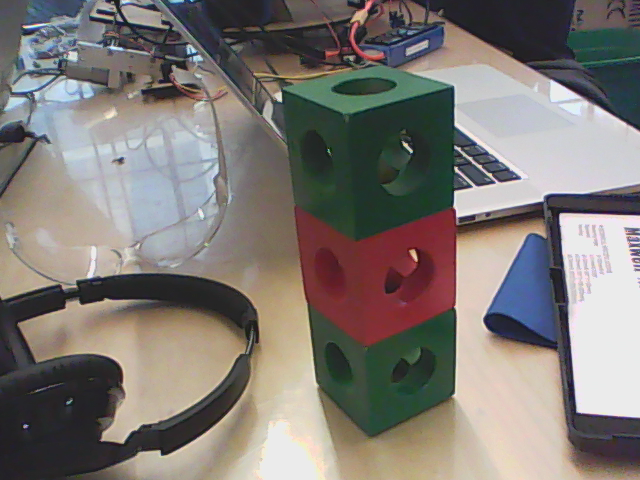
//> input picture vision/3cubes.png, 640 x 480 px
$ ./surf2 3cubes.png CubeA1_40.png   (built with g++ and OpenCV 4)
//> lines starting //> are read from the running program, lines starting //| are printed output that depends on the picture
#include <stdio.h>
#include <iostream>
#include "opencv2/core/core.hpp"
#include "opencv2/features2d/features2d.hpp"
#include "opencv2/nonfree/features2d.hpp"
#include "opencv2/highgui/highgui.hpp"
#include "opencv2/nonfree/nonfree.hpp"

using namespace cv;

void readme();

/** @function main */
int main( int argc, char** argv )
{
  if( argc != 3 )
  { readme(); return -1; }

  Mat img_1 = imread( argv[1], CV_LOAD_IMAGE_GRAYSCALE );
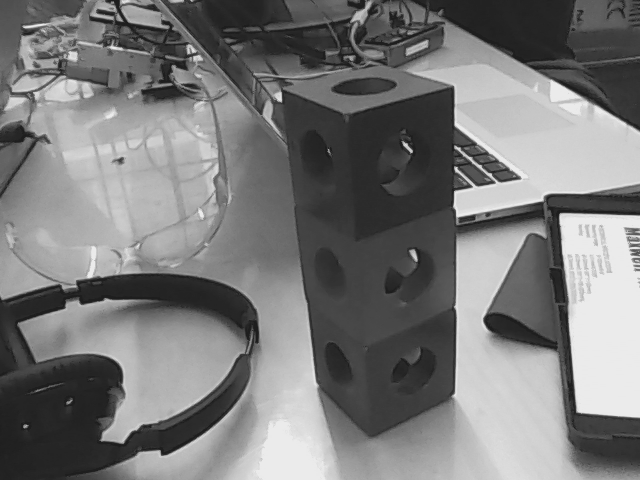
//> img_1: 480 rows x 640 cols, CV_8UC1; min 29, max 235, mean 122
  Mat img_2 = imread( argv[2], CV_LOAD_IMAGE_GRAYSCALE );
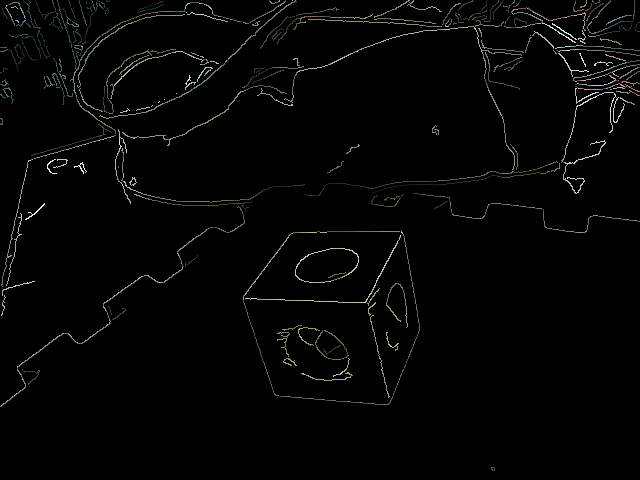
//> input picture vision/CubeA1_40.png, 640 x 480 px
//> img_2: 480 rows x 640 cols, CV_8UC1; min 0, max 253, mean 4.3

  if( !img_1.data || !img_2.data )
  { std::cout<< " --(!) Error reading images " << std::endl; return -1; }

  //-- Step 1: Detect the keypoints using SURF Detector
  int minHessian = 400;

//> (the run ends here: the program needs code that is not available in this run, at `SurfFeatureDetector detector( minHessian );`)
